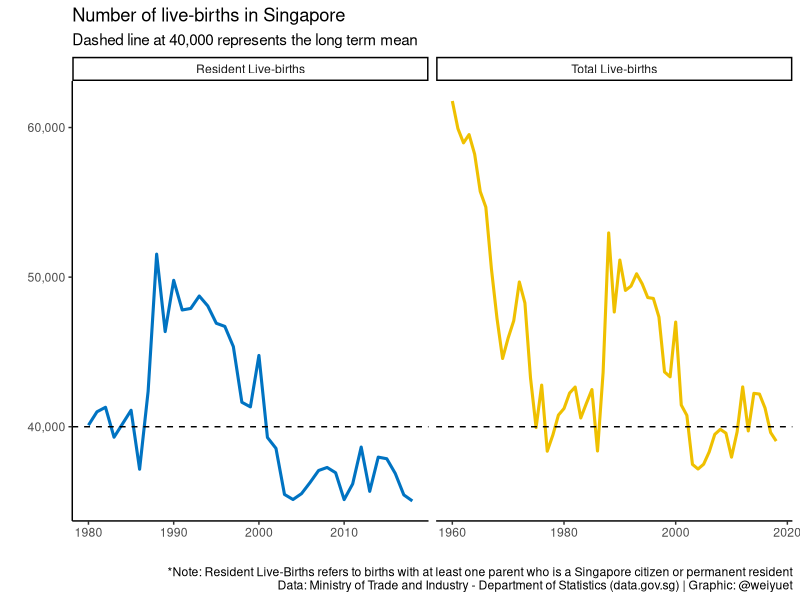
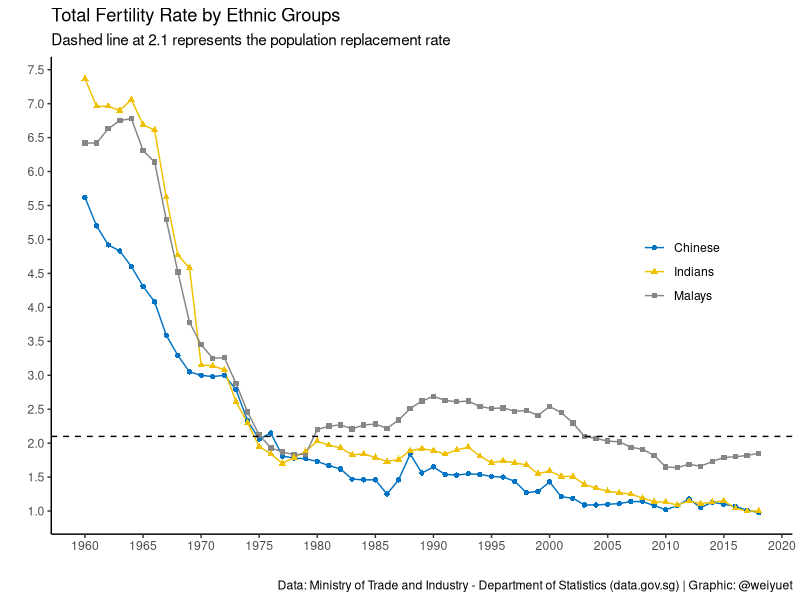
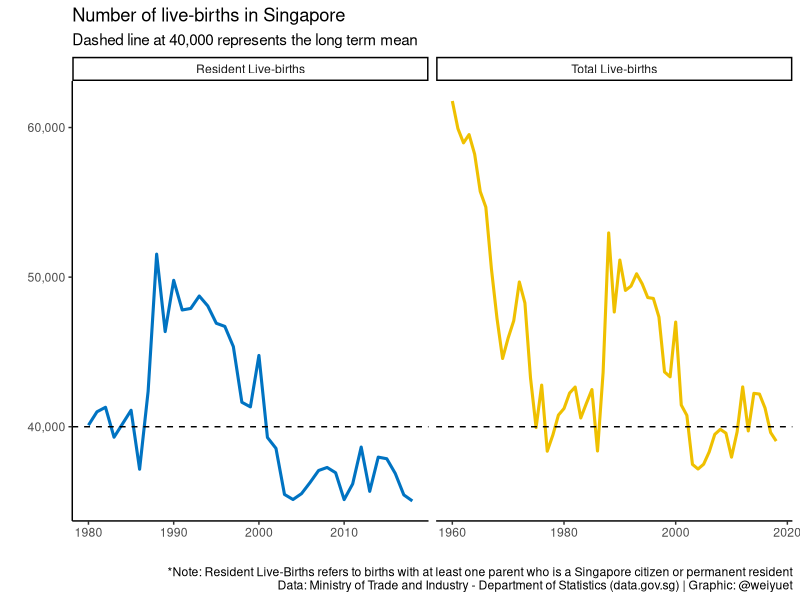
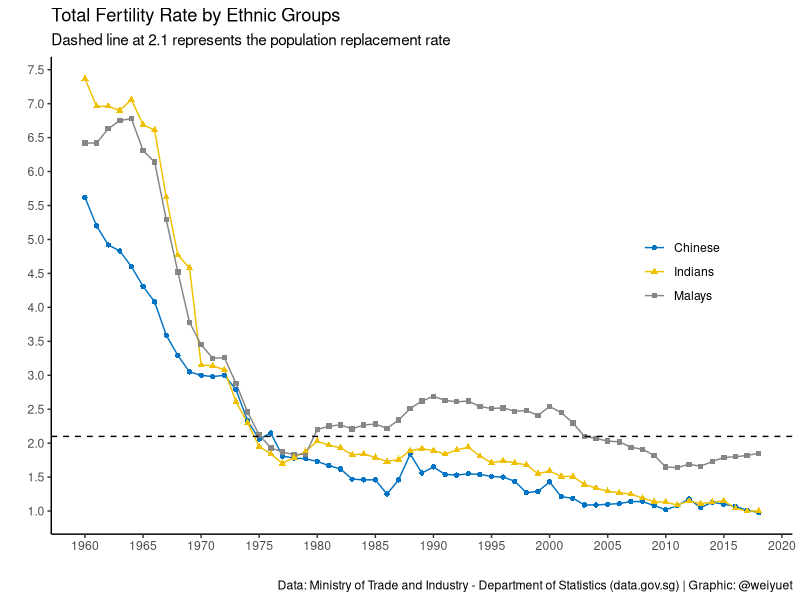

Generate these figures, in order, with R:
# Setup
library(tidyverse)
library(scales)
library(ggsci)

#Load live-births data
live_births <- read_csv("data/births-and-fertility-annual/live-births.csv")

# Wrangle
live_births$value <- as.double(as.character(live_births$value))

# Plot number of live-births
live_births %>% 
  drop_na() %>% 
  ggplot(aes(x = year, y = value, colour = level_1)) +
  geom_line(size = 1.05) +
  geom_hline(yintercept = 40000, linetype = 2, size = 0.5) +
  facet_wrap(~level_1, scales = "free_x") +
  scale_y_continuous(labels = label_number(big.mark = ",")) +
  theme_classic() +
  theme(legend.position = "none") +
  scale_colour_jco() +
  labs(x = "", y = "",
       title = "Number of live-births in Singapore",
       subtitle = "Dashed line at 40,000 represents the long term mean",
       caption = "*Note: Resident Live-Births refers to births with at least one parent who is a Singapore citizen or permanent resident\nData: Ministry of Trade and Industry - Department of Statistics (data.gov.sg) | Graphic: @weiyuet")

# Save image
ggsave("figures/resident-and-total-live-births.png", width = 8, height = 6)

# Load total fertility rate by ethnic group data
total_fertility_rate_by_ethnic_group <- read_csv("data/births-and-fertility-annual/total-fertility-rate-by-ethnic-group.csv")

total_fertility_rate_by_ethnic_group %>% 
  ggplot(aes(x = year, y = value, colour = level_2)) +
  geom_line() +
  geom_point(aes(shape = level_2)) +
  geom_hline(yintercept = 2.1, linetype = 2, size = 0.5) +
  theme_classic() +
  theme(legend.title = element_blank(),
        legend.position = c(0.85, 0.55)) +
  scale_x_continuous(breaks = seq(1960, 2020, 5)) +
  scale_y_continuous(breaks = seq(0, 8, 0.5), labels = label_number(decimal.mark = '.', accuracy = 0.1)) +
  scale_colour_jco() +
  labs(x = "", y ="",
       title = "Total Fertility Rate by Ethnic Groups",
       subtitle = "Dashed line at 2.1 represents the population replacement rate",
       caption = "Data: Ministry of Trade and Industry - Department of Statistics (data.gov.sg) | Graphic: @weiyuet")

# Save image
ggsave("figures/fertility-rate-ethnic-groups.png", width = 8, height = 6)
